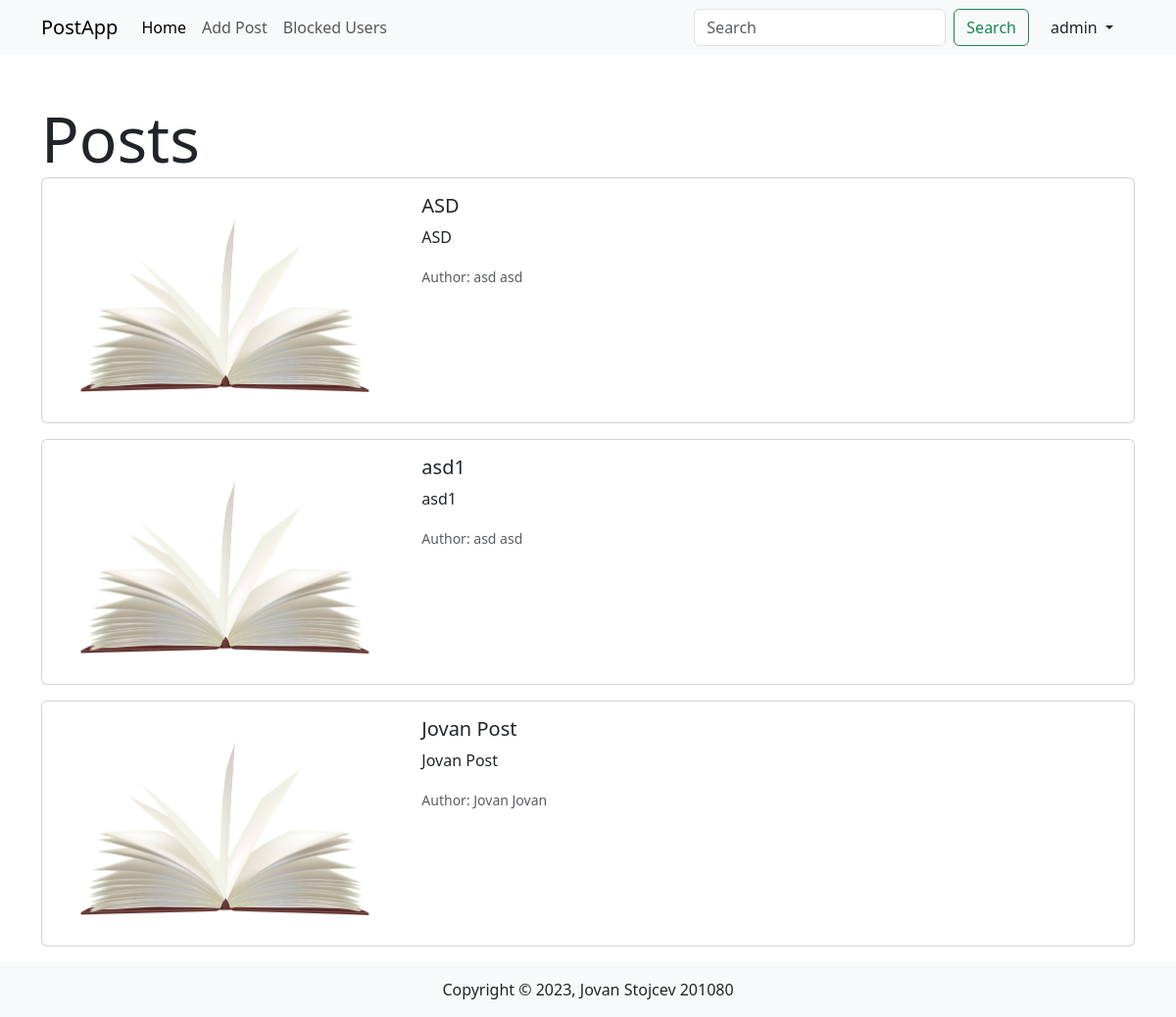
The app's page /posts (signed in), older data.
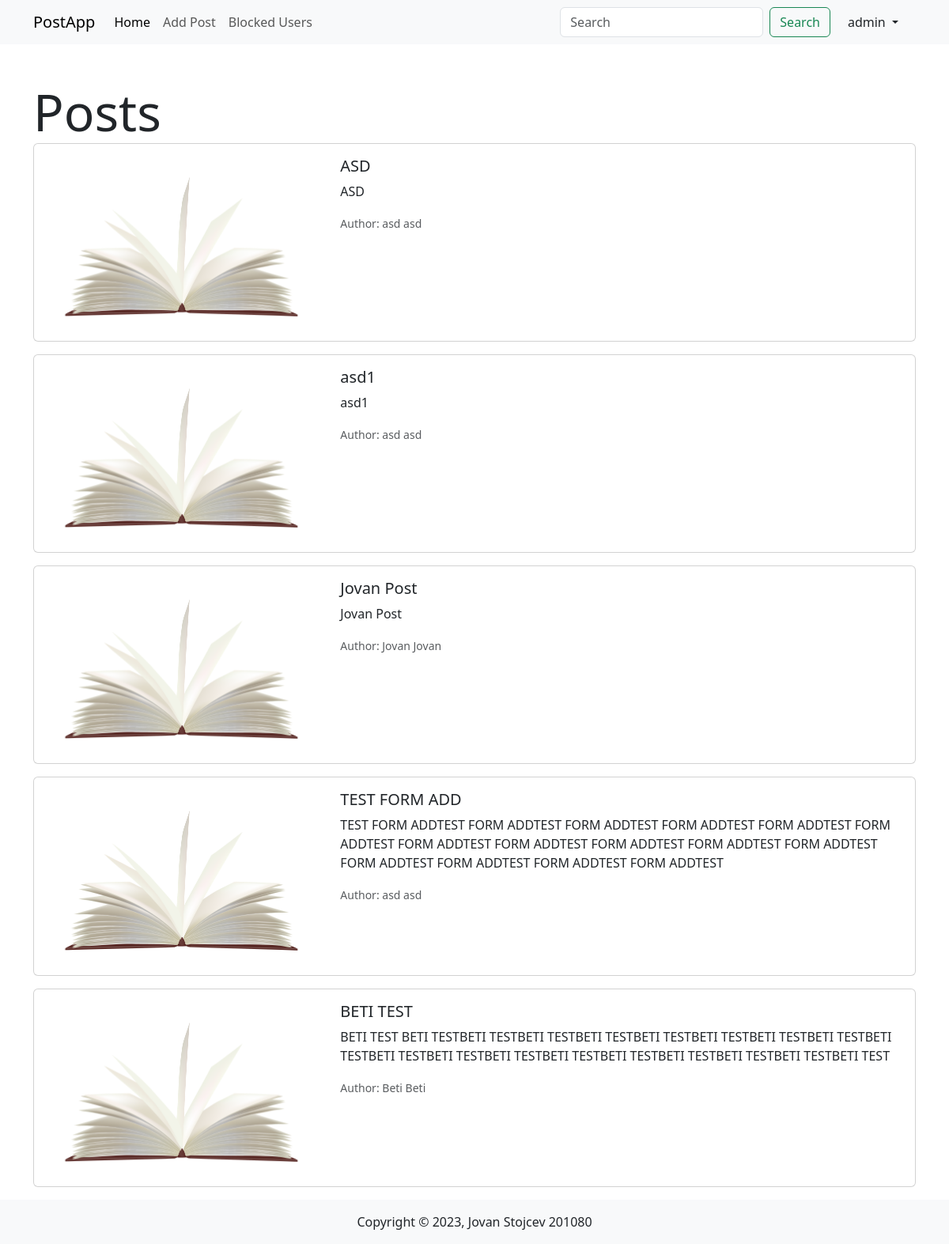
The same page, newer data.
### Posts/models.py (models this page shows, shortened)
class Post(models.Model):
    post_title = models.CharField(max_length=30)
    post_profile = models.ForeignKey(Profile, on_delete=models.CASCADE, editable=False)
    post_content = models.TextField(max_length=200)
    post_creation_date = models.DateTimeField(default=datetime.now())
    post_last_edit = models.DateTimeField(auto_now_add=True)

class Profile(models.Model):
    first_name = models.CharField(max_length=30)
    last_name = models.CharField(max_length=30)
    password = models.CharField(max_length=50, default="testuser123")
    image = models.ImageField(upload_to="images/", null=True, blank=True)
    skills = models.TextField(null=True, blank=True)
    profession = models.CharField(max_length=50, null=True, blank=True)
    profile_user = models.ForeignKey(User, on_delete=models.CASCADE, editable=False)
    def __str__(self):
        return self.first_name + " " + self.last_name

### Posts/views.py (the view, shortened to what this page needs)
# urls.py: path('posts', posts, name='posts'),
def posts(request):
    qs = Post.objects.all()
    if request.user.is_superuser:
        context = {'posts': qs}
        return render(request, 'posts.html', context=context)

### Posts/templates/posts.html
{% extends 'template.html' %}
{% block content %}
    <div class="container mt-5">
    <span class="display-3 align-self-center mb-5">Posts</span>
        {% for post in posts %}
            <div class="card mb-3" class="w-100">
              <div class="row g-0">
                <div class="col-md-4">
                  <img src="{{ MEDIA_URL }}/images/images/post.png/" class="img-fluid rounded-start" alt="...">
                </div>
                <div class="col-md-8">
                  <div class="card-body">
                    <h5 class="card-title">{{ post.post_title }}</h5>
                    <p class="card-text">{{ post.post_content }}</p>
                    <p class="card-text"><small class="text-body-secondary">Author: {{ post.post_profile }}</small></p>
                  </div>
                </div>
              </div>
            </div>
        {% endfor %}
    </div>
{% endblock %}

### Posts/templates/template.html (shortened to what this page needs)
<!doctype html>
<html lang="en">
    <head>
        <link href="https://cdn.jsdelivr.net/npm/bootstrap@5.3.0/dist/css/bootstrap.min.css" rel="stylesheet">
    </head>
    <body>
        <nav class="navbar navbar-expand-lg bg-body-tertiary">
          <div class="container">
            <a class="navbar-brand" href="{% url 'posts' %}">PostApp</a>
            <div class="collapse navbar-collapse" id="navbarSupportedContent">
              <ul class="navbar-nav me-auto mb-2 mb-lg-0">
                <li class="nav-item">
                  <a class="nav-link active" aria-current="page" href="{% url 'posts' %}">Home</a>
                </li>
                {% if user.is_authenticated  %}
                    <li class="nav-item">
                        <a class="nav-link" href="{% url 'post_add' %}">Add Post</a>
                    </li>
                {% endif %}
                {% if user.is_authenticated  %}
                    <li class="nav-item">
                        <a class="nav-link" href="{% url 'blocked_users' %}">Blocked Users</a>
                    </li>
                {% endif %}
              </ul>
              <form class="d-flex" role="search">
                <input class="form-control me-2" type="search" placeholder="Search" aria-label="Search">
                <button class="btn btn-outline-success" type="submit">Search</button>
              </form>
                <div class="mx-3">
                    {% if user.is_authenticated  %}
                        <div class="dropdown border-0 bg-transparent">
                          <button class="text-dark border-0 bg-transparent dropdown-toggle" type="button" data-bs-toggle="dropdown" aria-expanded="false">
                            {{ user }}
                          </button>
                        </div>
                    {% endif %}
                </div>
            </div>
          </div>
        </nav>
        {% block content %}
        {% endblock %}
        <div class="container-fluid bg-body-tertiary">
            <div class="container d-flex justify-content-center">
                <span class="p-3">Copyright &copy; 2023, Jovan Stojcev 201080</span>
            </div>
        </div>
    </body>
</html>

Row changes from the older to the newer data that the page shows:
added Post: post_title "TEST FORM ADD", post_content "TEST FORM ADDTEST FORM ADDTEST FORM ADDTEST FORM ADDTEST FORM ADDTEST FORM ADDTEST FORM ADDTEST FORM ADDTEST FORM ADDTEST FORM ADDTEST FORM ADDTEST FORM ADDTEST FORM ADDTEST FORM ADDTEST FORM ADDTEST", post_profile "asd asd"
added Post: post_title "BETI TEST", post_content "BETI TEST BETI TESTBETI TESTBETI TESTBETI TESTBETI TESTBETI TESTBETI TESTBETI TESTBETI TESTBETI TESTBETI TESTBETI TESTBETI TESTBETI TESTBETI TESTBETI TESTBETI TESTBETI TEST", post_profile "Beti Beti"
